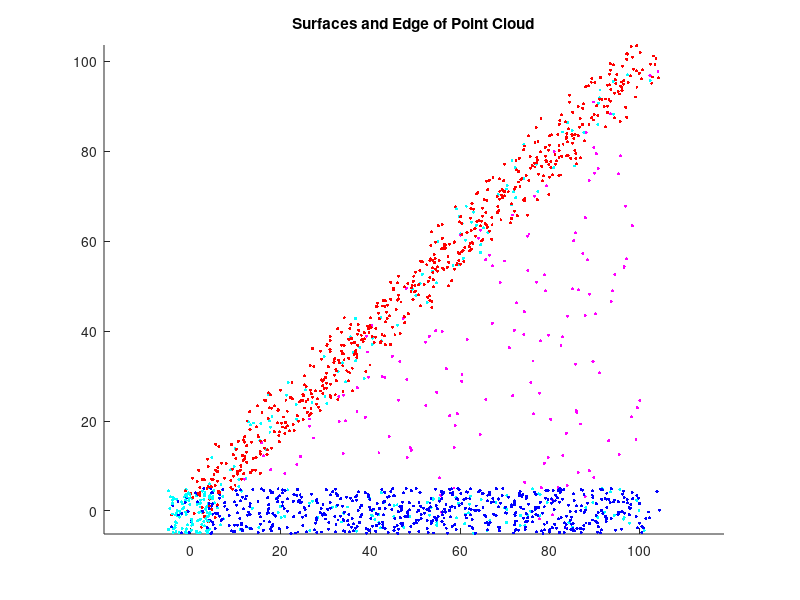
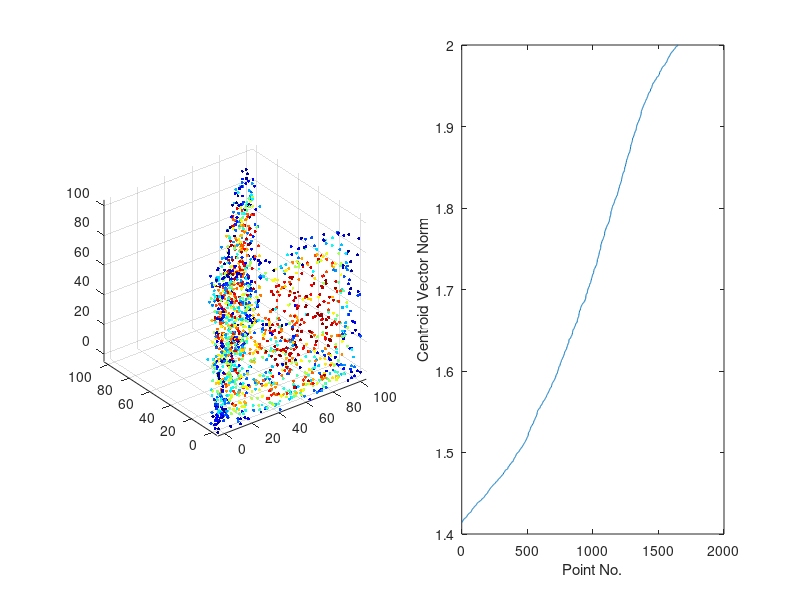

Recreate these plots in MATLAB, in order. (Note: this script raises an error after producing the figures.)
clc
clear

% Parameters
searchRange = 20;
ptNum = 600;
noise = 5;

% % Generate 3 planes (x=0, y=0 & z=0)
% plane1 = [1;0;0];
plane1 = [1;-1;0];
% plane1 = [1;1;0];
pc1 = [zeros(1,ptNum);rand(2,ptNum)*100];
pc1(1,:) = 0-plane1(2)*pc1(2,:);
plane2 = [0;1;0];
pc2 = [rand(1,ptNum)*100;zeros(1,ptNum);rand(1,ptNum)*100];
plane3 = [0;0;1];
pc3 = [rand(1,ptNum)*200-100;rand(1,ptNum)*100;zeros(1,ptNum)];
pc3 = pc3(:,(plane1'*pc3)>=0);
ed = zeros(3,300);
ed(1,1:100) = rand(1,100)*100;
ed(2,101:200) = rand(1,100)*100;
ed(1,101:200) = 0-plane1(2)*ed(2,101:200);
ed(3,201:300) = rand(1,100)*100;
pc = [pc1 pc2 pc3 ed];
noisemat = (rand(size(pc))*2-1)*noise;
pc = pc+noisemat;
pc1ID = 1:size(pc1,2);
pc2ID = (size(pc1,2)+1):(size(pc1,2)+size(pc2,2));
pc3ID = (size(pc1,2)+size(pc2,2)+1):(size(pc1,2)+size(pc2,2)+size(pc3,2));
edID = (size(pc1,2)+size(pc2,2)+size(pc3,2)+1):size(pc,2);


% Eigenvector calculation
ev1 = [];	% Largest
ev2 = [];	% Midium
ev3 = [];	% Smallest
vec = [];
vecnorm = [];
segnum = [];
singval = [];
eigens = [];
for i=1:size(pc,2)
	% pcSet = pc-pc(:,i);
	% pcSet = pcSet(:,prod(abs(pcSet)<searchRange,1)>0);
	% [V,D] = eig(pcSet*pcSet'/size(pcSet,2),'vector');
	% [~,eigenID] = sort(D','descend');
	% ev1(:,i) = V(:,eigenID(1));
	% ev2(:,i) = V(:,eigenID(2));
	% ev3(:,i) = V(:,eigenID(3));

	pcSet = pc-pc(:,i);
	pcSet = pcSet(:,prod(abs(pcSet)<searchRange,1)>0);
	centroid = mean(pcSet,2);
	X = pcSet;
	% X = pcSet-centroid;
	e = eig(X*X'/size(X,2));
	[V,D] = eig(X*X'/size(X,2),'vector');
	[~,ID] = min(D);

	vec(:,i) = -centroid;
	if -centroid'*V(:,ID) > 0
		vec(:,i) = V(:,ID);
	else
		vec(:,i) = -V(:,ID);
	end
	vec(:,i) = mean(vec(:,i)/norm(vec(:,i))-centroid/norm(centroid),2);
	vecnorm(i) = norm(vec(:,i));
	segnum(i) = sum(pcSet'*vec(:,i)<0)/size(pcSet,2);
	seg1 = sum(pcSet'*vec(:,i)<0)/size(pcSet,2);
	seg2 = sum(pcSet'*vec(:,i)>0)/size(pcSet,2);
	segnum(i) = 1-min(seg1,seg2)/max(seg1,seg2);
	eigens(i) = min(e)/sum(e);
	singval(i) = eigens(i)*segnum(i);
end
[~,normID] = sort(vecnorm);
[~,segID] = sort(segnum);
[~,singID] = sort(singval);
[~,surfID] = sort(eigens);

% figure;hold on;
% scatter3(pc(1,pc1ID),pc(2,pc1ID),pc(3,pc1ID),5,'r','filled')
% scatter3(pc(1,pc2ID),pc(2,pc2ID),pc(3,pc2ID),5,'b','filled')
% scatter3(pc(1,pc3ID),pc(2,pc3ID),pc(3,pc3ID),5,'m','filled')
% scatter3(pc(1,edID),pc(2,edID),pc(3,edID),5,'c','filled')
% % quiver3(pc(1,edID),pc(2,edID),pc(3,edID),ev3(1,edID),ev3(2,edID),ev3(3,edID));
% quiver3(pc(1,:),pc(2,:),pc(3,:),vec(1,:),vec(2,:),vec(3,:),3);
% axis auto;

figure;hold on;
scatter3(pc(1,pc1ID),pc(2,pc1ID),pc(3,pc1ID),5,'r','filled')
scatter3(pc(1,pc2ID),pc(2,pc2ID),pc(3,pc2ID),5,'b','filled')
scatter3(pc(1,pc3ID),pc(2,pc3ID),pc(3,pc3ID),5,'m','filled')
scatter3(pc(1,edID),pc(2,edID),pc(3,edID),5,'c','filled')
axis equal
title('Surfaces and Edge of Point Cloud')

figure('Position',[77,393,864 422]);hold on;
subplot(1,2,1)
scatter3(pc(1,normID),pc(2,normID),pc(3,normID),5,jet(size(pc,2)),'filled')
% quiver3(pc(1,:),pc(2,:),pc(3,:),vec(1,:),vec(2,:),vec(3,:),3);
axis equal
subplot(1,2,2)
plot(sort(vecnorm))
xlabel('Point No.')
ylabel('Centroid Vector Norm')
suptitle('Centroid Vector Norm')

figure('Position',[77,393,864 422]);hold on;
subplot(1,2,1)
scatter3(pc(1,segID),pc(2,segID),pc(3,segID),5,jet(size(pc,2)),'filled')
axis equal
subplot(1,2,2)
plot(sort(segnum))
xlabel('Point No.')
ylabel('Segment Ratio')
suptitle('Segment Ratio')

figure('Position',[77,393,864 422]);hold on;
subplot(1,2,1)
scatter3(pc(1,surfID),pc(2,surfID),pc(3,surfID),5,jet(size(pc,2)),'filled')
axis equal
subplot(1,2,2)
plot(sort(eigens))
xlabel('Point No.')
ylabel('Surface Variation')
suptitle('Surface Variation')

figure('Position',[77,393,864 422]);hold on;
subplot(1,2,1)
scatter3(pc(1,singID),pc(2,singID),pc(3,singID),5,jet(size(pc,2)),'filled')
axis equal
subplot(1,2,2)
plot(sort(singval))
xlabel('Point No.')
ylabel('Keypoint Index')
suptitle('Keypoint Index')
